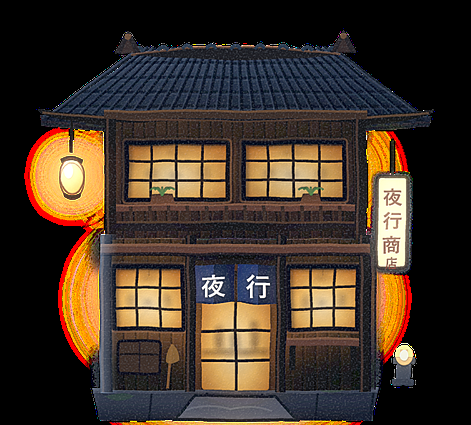
#> input picture assets/img/house_shop.png, 471 x 425 px
$ python -i draw_house_shop.py   (imports and definitions only)
#> lines starting #> are read from the running program, lines starting #| are printed output that depends on the picture
"""Redraw assets/img/house_shop.png (and .webp) as a night wooden shop.

Pipeline:
  inline SVG (structure, materials) -> headless Chrome @4x -> numpy paint pass
  (material noise, relief light, cavity AO, window bloom, colour grade)
  -> LANCZOS downscale -> PNG + WebP.

Run: python tools/draw_house_shop.py
"""

import math
import os
import subprocess
import sys
import tempfile

import numpy as np
from PIL import Image, ImageFilter

W, H = 471, 425
SS = 4  # supersample factor for the Chrome screenshot
ROOT = os.path.dirname(os.path.dirname(os.path.abspath(__file__)))
OUT_PNG = os.path.join(ROOT, "assets", "img", "house_shop.png")
CHROME = r"C:\Program Files\Google\Chrome\Application\chrome.exe"

# night palette: teal-blue shadow, amber key, desaturated mid
WOOD_D = "#1e1611"
WOOD_M = "#3b2a1e"
WOOD_L = "#55392a"
WOOD_H = "#7d5a3f"
TILE_D = "#171a1f"
TILE_M = "#2b3038"
TILE_L = "#454d59"
STONE_D = "#202126"
STONE_M = "#3a3c43"
GLOW_IN = "#fff3d0"
GLOW_MID = "#f5b055"
INDIGO_D = "#141c33"
INDIGO_L = "#283761"


def f(v):
    return f"{v:.2f}"


def lerp(a, b, t):
    return a + (b - a) * t


# [228 lines left out: functions eave_y, defs, planks, lattice, interior, shoji and 3 more, not called in this run]


def shaft(x, y, w, h, skew, opacity):
    return (f'<path d="M {f(x)} {f(y)} L {f(x + w)} {f(y)} L {f(x + w + skew)} {f(y + h)} L {f(x + skew)} {f(y + h)} Z" '
            f'fill="url(#shaftG)" opacity="{f(opacity)}" filter="url(#blur6)"/>')


# [128 lines left out: functions ground_floor, second_floor, sign_board, plinth, building, not called in this run]


def svg():
    return (f'<svg xmlns="http://www.w3.org/2000/svg" width="{W}" height="{H}" viewBox="0 0 {W} {H}">'
            f'{defs()}<g filter="url(#brush)">{building()}</g></svg>')


def html():
    return ("<!doctype html><meta charset='utf-8'>"
            "<style>html,body{margin:0;padding:0;background:transparent;overflow:hidden}</style>" + svg())


# ----------------------------------------------------------------------- painting

def value_noise(h, w, cell, rng):
    gh, gw = max(2, int(h / cell)), max(2, int(w / cell))
    grid = (rng.random((gh, gw)) * 255).astype(np.uint8)
    return np.asarray(Image.fromarray(grid).resize((w, h), Image.BICUBIC), dtype=np.float32) / 255.0


def fbm(h, w, cell, rng, octaves=4, gain=0.5):
    total = np.zeros((h, w), np.float32)
    amp, norm = 1.0, 0.0
    for o in range(octaves):
        total += amp * value_noise(h, w, cell / (2 ** o), rng)
        norm += amp
        amp *= gain
    return total / norm


def blur(arr, radius):
    if isinstance(arr, np.ndarray) and arr.ndim == 3:
        img = Image.fromarray(np.clip(arr * 255, 0, 255).astype(np.uint8), "RGB")
        return np.asarray(img.filter(ImageFilter.GaussianBlur(radius)), np.float32) / 255.0
    img = Image.fromarray(np.clip(arr * 255, 0, 255).astype(np.uint8), "L")
    return np.asarray(img.filter(ImageFilter.GaussianBlur(radius)), np.float32) / 255.0


def paint(img):
    """Relief light, cavity AO, material noise, window bloom and colour grade."""
    a = np.asarray(img, np.float32) / 255.0
    rgb, alpha = a[..., :3], a[..., 3:4]
    h, w = alpha.shape[:2]
    mask = (alpha[..., 0] > 0.02).astype(np.float32)
    mask_s = blur(mask, 2.0)[..., None]

    luma = rgb @ np.array([0.2126, 0.7152, 0.0722], np.float32)

    rng = np.random.default_rng(20261004)

    # material texture: stretched streaks (wood grain) + isotropic mottle
    streak = fbm(h, w, 44, rng, octaves=4)
    streak = value_noise(h, w, 110, rng) * 0.5 + streak * 0.5
    mottle = fbm(h, w, 17, rng, octaves=4)
    tex = 1.0 + 0.10 * (streak - 0.5) + 0.05 * (mottle - 0.5)
    rgb *= tex[..., None]

    # relief from luminance + silhouette, lit from upper left
    lx = np.gradient(blur(luma, 1.0))[1] * mask
    ly = np.gradient(blur(luma, 1.0))[0] * mask
    strength = 17.0
    nx, ny, nz = -lx * strength, -ly * strength, np.ones_like(lx)
    norm = np.sqrt(nx * nx + ny * ny + nz * nz)
    light = np.array([-0.42, -0.66, 0.62], np.float32)
    light /= np.linalg.norm(light)
    diff = np.clip((nx * light[0] + ny * light[1] + nz * light[2]) / norm, 0, 1)
    shade = (0.70 + 0.62 * diff)[..., None]
    shade = lerp_arr(shade, np.ones_like(shade), 0.18)
    rgb *= shade * mask_s + (1 - mask_s)

    # cavity occlusion: darken where local luminance sits below its neighbourhood
    wide = blur(luma, 14)
    tight = blur(luma, 5)
    cavity = np.clip(wide - luma, 0, 1) * 1.5 + np.clip(tight - luma, 0, 1) * 0.9
    rgb *= (1.0 - np.clip(cavity, 0, 0.55))[..., None] * mask_s + (1 - mask_s)

    # edge contact darkening just inside the silhouette
    edge = np.clip(blur(mask, 5) - mask, 0, 1)
    rgb *= (1.0 - 0.45 * edge)[..., None]

    # window bloom
    bright = np.clip((luma - 0.52) / 0.48, 0, 1)[..., None] * rgb
    bloom = blur(bright, 22) + 0.6 * blur(bright, 60)
    rgb = 1.0 - (1.0 - np.clip(rgb, 0, 1)) * (1.0 - np.clip(bloom * 0.85, 0, 1))

    # colour grade: teal shadows, amber highlights, gentle S-curve, saturation
    luma = np.clip(rgb @ np.array([0.2126, 0.7152, 0.0722], np.float32), 0, 1)
    rgb += (np.array([0.02, 0.05, 0.10], np.float32) * (1 - luma)[..., None])
    rgb += (np.array([0.10, 0.05, -0.02], np.float32) * (luma ** 2)[..., None])
    luma = np.clip(rgb @ np.array([0.2126, 0.7152, 0.0722], np.float32), 0, 1)
    rgb = np.clip((rgb - 0.5) * 1.10 + 0.5, 0, 1)
    rgb = np.clip(luma[..., None] + (rgb - luma[..., None]) * 1.12, 0, 1)

    # subtle vignette on the sprite itself
    yy, xx = np.mgrid[0:h, 0:w].astype(np.float32)
    rad = np.sqrt(((xx / w) - 0.5) ** 2 + ((yy / h) - 0.5) ** 2) / 0.72
    rgb *= (1.0 - np.clip(rad - 0.55, 0, 1) * 0.35)[..., None]

    out = np.concatenate([np.clip(rgb, 0, 1), alpha], axis=2)
    out[alpha[..., 0] < 0.004] = 0
    return Image.fromarray((out * 255 + 0.5).astype(np.uint8), "RGBA")


def lerp_arr(a, b, t):
    return a + (b - a) * t


# [26 lines left out: functions shoot, main, not called in this run]


# [2 lines not run here, left out]

>>> import cv2
>>> picture = cv2.imread('../assets/img/house_shop.png', cv2.IMREAD_GRAYSCALE)
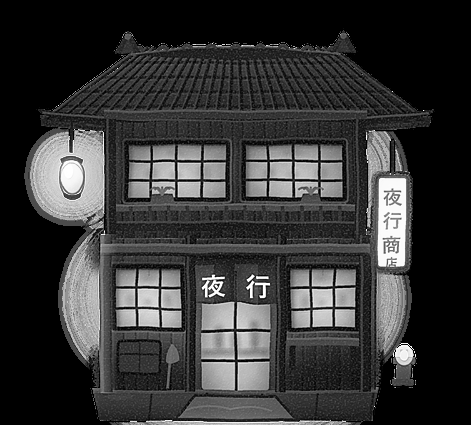
#> picture: shape (425, 471); min 0, max 255, mean 54.4
>>> result = paint(picture)
#> in paint, `rgb, alpha = a[..., :3], a[..., 3:4]`: rgb = 425 rows, first 8: [0, 0, 0], [0, 0, 0], [0, 0, 0], [0, 0, 0], [0, 0, 0], [0, 0, 0], [0, 0, 0], [0, 0, 0]; alpha = 425 values from 0 to 0
#> (the run stopped early here; a loop or call above may not have finished)

$ run again, on assets/img/boss.png
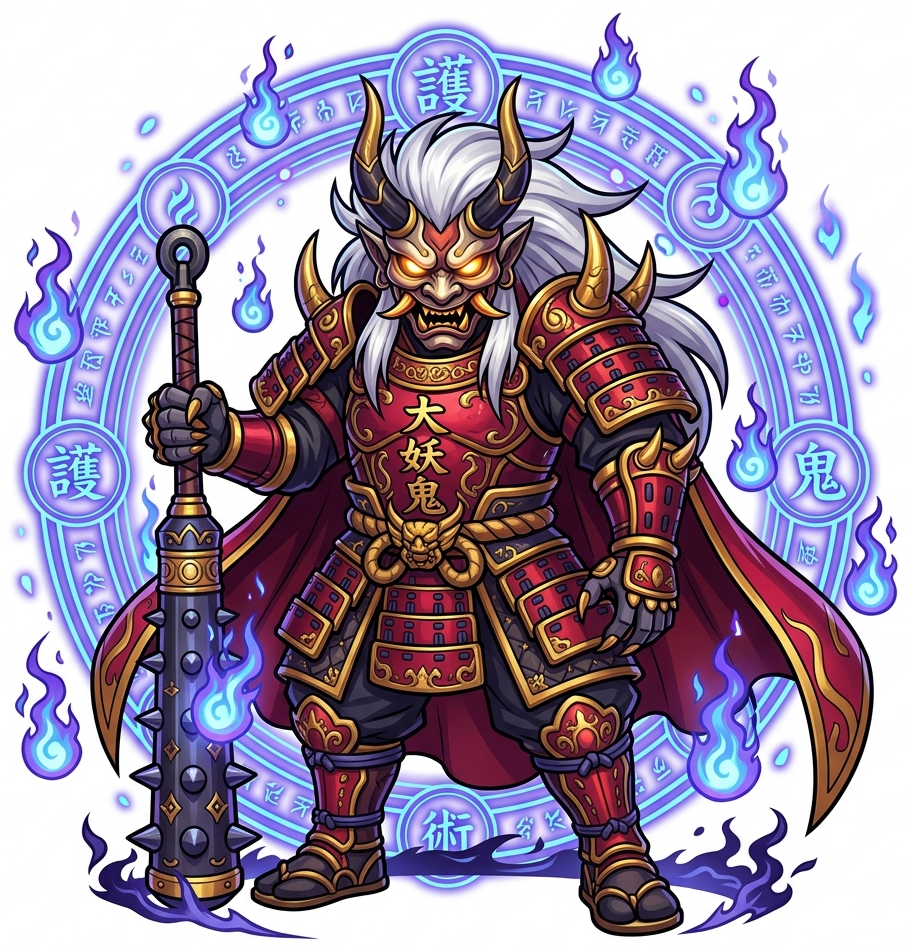
#> input picture assets/img/boss.png, 910 x 951 px
#> `picture = cv2.imread('../assets/img/house_shop.png', cv2.IMREAD_GRAYSC..`:
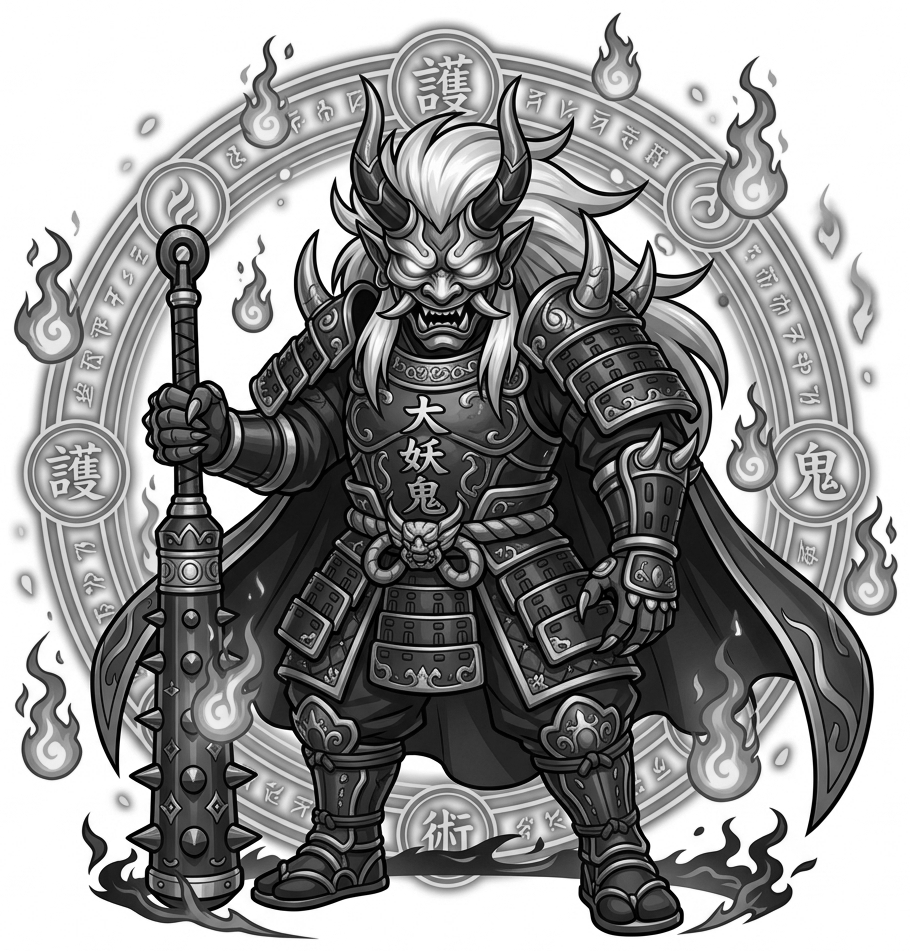
#> picture: shape (951, 910); min 0, max 255, mean 149.7
#> rgb = 951 rows, first 8: [1, 1, 1], [1, 1, 1], [1, 1, 1], [0.996, 1, 1], [1, 1, 1], [1, 1, 1], [1, 1, 1], [1, 1, 0.996]; alpha = 951 values, max 1 at index 0, min 0.992 at index 90, mean 0.999
#> mask = 951 values from 1 to 1
#> luma = 951 values, max 1 at index 0, min 0.994 at index 895, mean 0.999

$ run again, on assets/img/boss_motion_v1.png
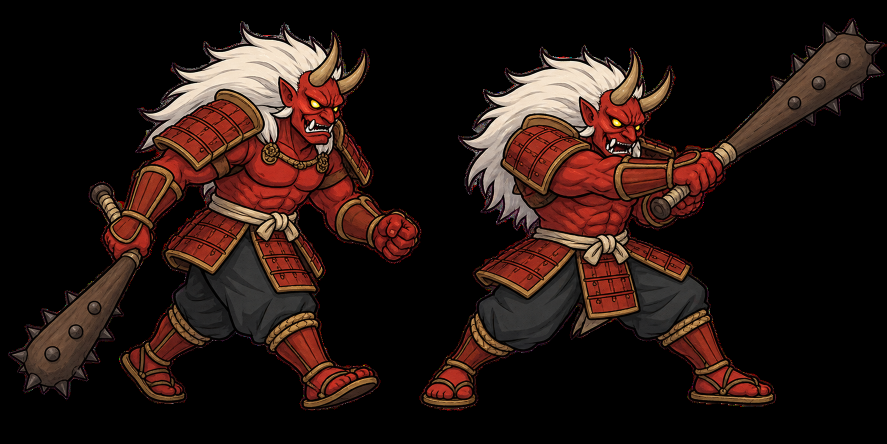
#> input picture assets/img/boss_motion_v1.png, 1774 x 887 px (shown at 1/2 size)
#> `picture = cv2.imread('../assets/img/house_shop.png', cv2.IMREAD_GRAYSC..`:
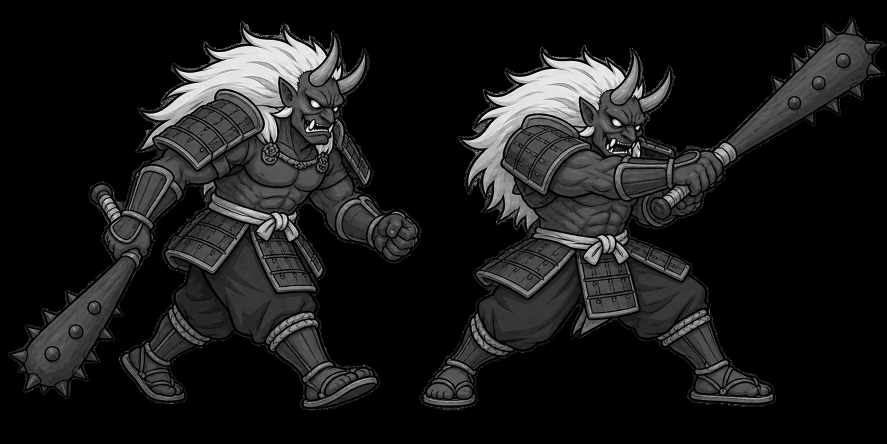
#> picture: shape (887, 1774) (shown at 1/2 size); min 0, max 255, mean 26.5
#> rgb = 887 rows, first 8: [0, 0, 0], [0, 0, 0], [0, 0, 0], [0, 0, 0], [0, 0, 0], [0, 0, 0], [0, 0, 0], [0, 0, 0]; alpha = 887 values from 0 to 0
